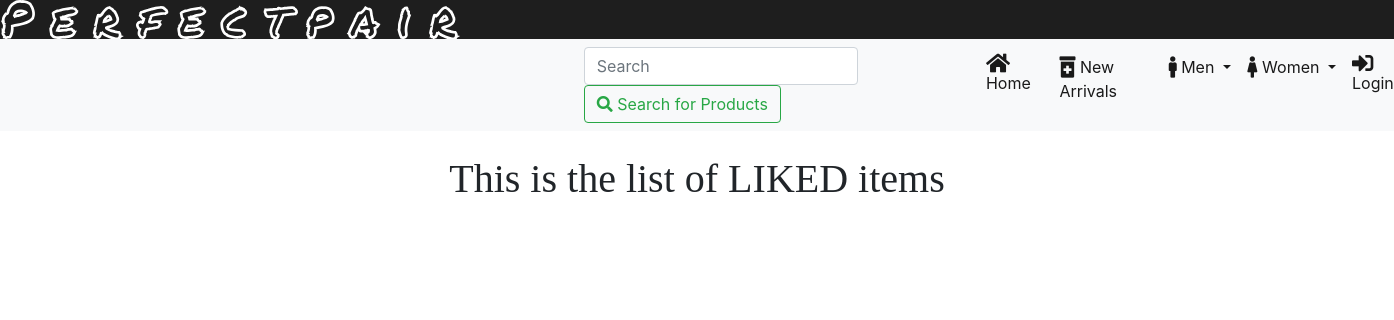
/shoe/liked_list, run on an earlier commit of the app's database.
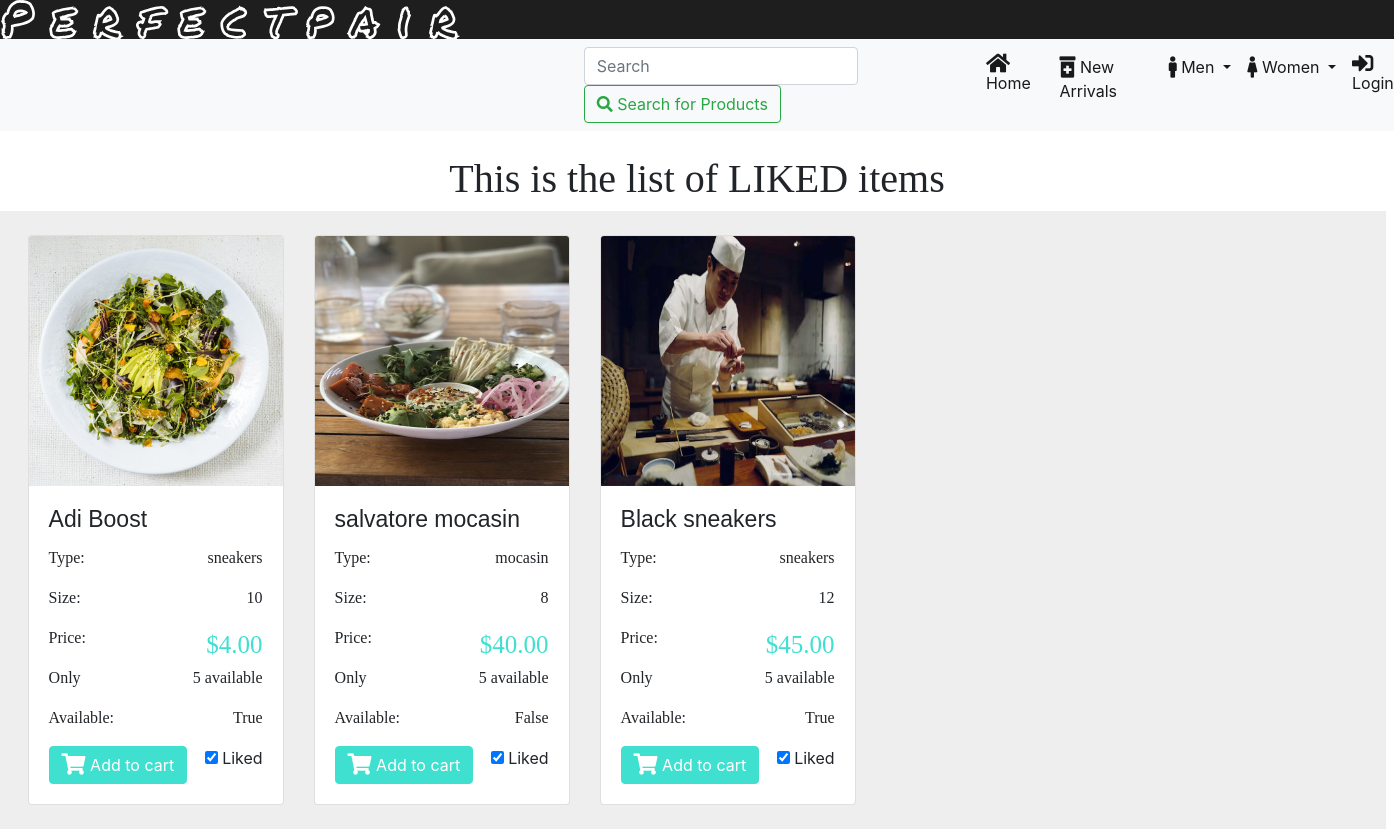
And on a later commit of the database.
### shoe/models.py (models this page shows, shortened)
class Shoe(models.Model):
	name 			= models.CharField(max_length=30, default="Boosts")
	image 			= models.ImageField(upload_to='shoe/', blank=True, null=True)
	style 			= models.CharField(max_length=20, default="sneakers")
	size 			= models.IntegerField(default=10)
	color 			= models.CharField(max_length=20, default="blue")
	brand 			= models.CharField(max_length=20, default="Nike")
	price 			= models.DecimalField(max_digits=4, decimal_places=2, default=4.00)
	availability 	= models.BooleanField(default=True)
	new 			= models.BooleanField(default=True)
	stock 			= models.IntegerField(default=5)
	gender_choices 	= (
        ('M', 'Male'),
        ('F', 'Female'),
    )
	gender 			= models.CharField(max_length=1, choices=gender_choices, default="M")
	date 			= models.DateField(("Date"), default=datetime.date.today)
	like 			= models.BooleanField(default=False)

### shoe/views.py (the view)
# urls.py: path('liked_list', views.liked_list, name="liked_list"),
def liked_list(request):
	shoe_list = Shoe.objects.filter(like=True)
	context = {
		'shoe_list': shoe_list,
	}
	return render(request, 'shoe/liked_list.html', context)

### shoe/templates/shoe/liked_list.html (shortened to what this page needs)
{% include "base.html" %}
{% block content %}
	<h1 class="title">This is the list of LIKED items</h1>
    <div class='mr-2 grid'>
	{% for shoe in shoe_list %}
			<div class="mb-4 mt-4 card text-left" style="width:16rem;">
				<img src="{{shoe.image.url}}" class="card-img-top" style="width:254px; height:250px">
				<div class="card-body" class="shadow-lg p-3 mb-5 bg-white rounded">
					<h5 class="card-title">{{shoe.name}}</h5>
					<p class="card-text ele-text">
						<span>Type:</span>
						<span style="float:right;">{{shoe.style}}</span>
					</p>
					<p class="card-text ele-text">
						<span>Size: </span>
						<span style="float:right;">{{shoe.size}}</span>
					</p>
					<p class="card-text ele-text">
						<span>Price:</span>
						<span style="float:right;color:turquoise; font-size: 25px!important;">${{shoe.price}}</span>
					</p>
					<p class="card-text ele-text">
						<span>Only</span>
						<span style="float:right">{{shoe.stock}} available</span>
					</p>
					<p class="card-text ele-text">
						<span>Available: </span>
						<span style="float:right">{{shoe.availability}}</span>
					</p>
					<div>
						<a href="{% url 'shoe:cart_list' shoe_id=shoe.pk %}" class="btn btn-primary"
							style="background-color:turquoise; border-color: turquoise;" name='q1'>
							<i class="fas fa-shopping-cart fa-lg"></i>
							Add to cart</a>
						<div style="float:right">
							<input id="apto" type="checkbox" checked>
							<label for="apto">Liked</label>
						</div>
					</div>
				</div>
			</div>
	{% endfor %}
{% endblock %}

### templates/base.html (shortened to what this page needs)
{% load static %}
{% load fontawesome %}
<html lang="en">
  <head>
    <link href="{% static 'css/bootstrap.min.css' %}" rel="stylesheet">
    <link href="{% static 'css/custom.css' %}" rel="stylesheet">
  </head>
  <body>
  <section style="background-color: rgb(30,30,30);">
	</section>
    <nav class="navbar navbar-expand-lg navbar-light bg-light">
      {% if user.is_authenticated %}
      <div class="con2" id="secondnav">
      {% else %}
      <div class="con1" id="secondnav">
      {% endif %}
          <div class="collapse navbar-collapse con" id="navbakrNavDropdown">
            <ul class="navbar-nav">
              <li>
                <form  class="form-inline my-2 my-lg-0" action='/shoe/s'>
                    <input class="form-control mr-sm-2" type="search" name='q' placeholder="Search" aria-label="Search">
                    <button class="btn btn-outline-success my-2 my-sm-0" type="submit"><i
                        class="fas fa-search"></i> Search for Products</button>
                  </form>
              </li>
              <li class="nav-item active">
                <a class="nav-link" href="{% url 'home' %}"><i class="fas fa-home fa-lg"></i> Home </a>
              </li>
              <li class="nav-item active">
                <a class="nav-link" href="{% url 'shoe:new_arrivals' %}"><i
                    class="fas fa-prescription-bottle-alt fa-lg"></i> New Arrivals</a>
              </li>
              <li class="nav-item dropdown active">
                <a class="nav-link dropdown-toggle" href="#" id="navbarDropdownMenuLink" role="button"
                  data-toggle="dropdown" aria-haspopup="true" aria-expanded="false">
                  <i class="fas fa-male fa-lg"></i> Men
                </a>
              </li>
              <li class="nav-item dropdown active">
                <a class="nav-link dropdown-toggle" href="#" id="navbarDropdownMenuLink" role="button"
                  data-toggle="dropdown" aria-haspopup="true" aria-expanded="false">
                  <i class="fas fa-female fa-lg"></i> Women
                </a>
              </li>
              {% if user.is_authenticated %}
                <li class="nav-item active">
                  <a class="nav-link" href="{% url 'authenticate:logout' %}"> <i
                      class="fas fa-sign-out-alt fa-lg"></i> Logout</a>
                </li>
                <hr style="height:20px; width:1px; background-color:gray; margin-top: 10px;">
                <li class="nav-item active">
                  <a class="nav-link" href="{% url 'authenticate:edit_profile' %}"><i class="fas fa-user-edit fa-lg"></i> Edit
                    Profile</a>
                </li>
                <hr style="height:20px; width:1px; background-color:gray; margin-top: 10px;">
                <li class="nav-item active">
                  <a class="nav-link" href="{% url 'authenticate:change_password' %}">Change Password</a>
                </li>
              {% else %}
                <li class="nav-item active">
                  <a class="nav-link" href="{% url 'authenticate:login' %}"><i class="fas fa-sign-in-alt fa-lg"></i> Login</a>
                </li>
              {% endif %}
            </ul>
          </div>
      </div>
    </nav>
    <br/>
    {% block script_block %}
      <link rel="stylesheet" href="https://cdnjs.cloudflare.com/ajax/libs/normalize/5.0.0/normalize.min.css">
      <link rel="stylesheet" href="https://use.fontawesome.com/releases/v5.8.1/css/all.css">
    {% endblock %}
  </body>
</html>

### static-storage/css/custom.css (style rules this page uses)
#secondnav { position: relative; left: 200px; }
.card { display:inline-block; margin-right: 20px; position: relative; left: 150px; }
.con1 { margin-left: 27%; }

### templates/base.html (style rules this page uses)
svg { max-width: 30rem; width: 100%; height: auto; fill: none; stroke: white; stroke-width: 8; }

### shoe/templates/shoe/liked_list.html (style rules this page uses)
.title { font-family: 'American Typewriter', serif; text-align: center }
.card-title { font-family: 'Comic sans MS', sans-serif; font-size: 23px; }
.grid { display: grid; grid-template-columns: repeat(5, 1fr); grid-gap: 10px; grid-auto-rows: minmax(10px, auto); background-color: rgb(238, 238, 238); }
.ele-text { font-family: 'American Typewriter', serif; }
.card { left: 10% !important; }

What changed in the data, as far as the page shows it:
now on this page (row edited): Shoe: image (picture), name "Adi Boost", style "sneakers", size "10", price "4.00", stock "5", availability "True"
now on this page (row edited): Shoe: image (picture), name "salvatore mocasin", style "mocasin", size "8", price "40.00", stock "5", availability "False"
now on this page (row edited): Shoe: image (picture), name "Black sneakers", style "sneakers", size "12", price "45.00", stock "5", availability "True"
